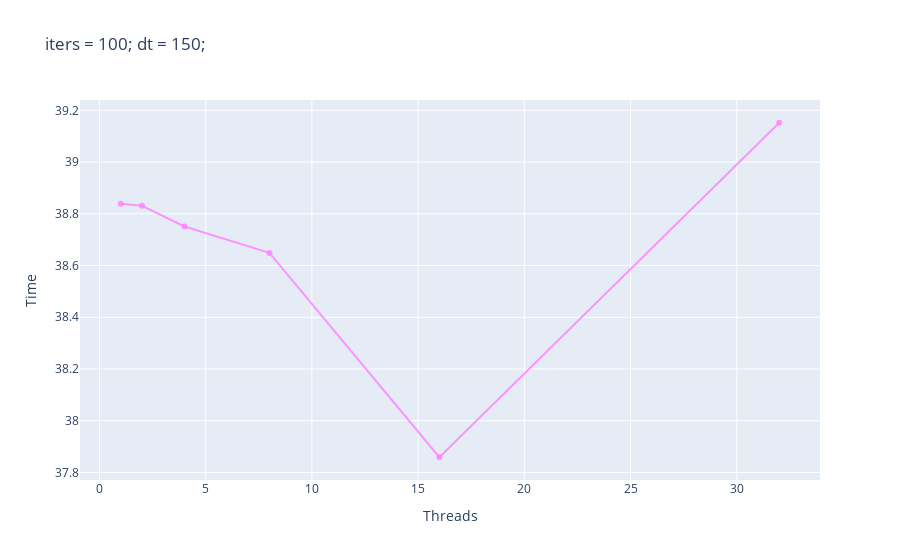

Write notebook code for a chart like this one.
### Code cell
trace1 = go.Scatter(
                    x = data['threads'],
                    y = data['time-dt=150/iters=100'],
                    mode = "lines+markers",
                    name = "dt=300/iters=100",
                    marker = dict(color = 'rgba(255, 128, 255, 0.8)')
                    )
d = [trace1]
layout = dict(title = 'iters = 100; dt = 150;',
              xaxis = dict(title= 'Threads', ticklen= 5, zeroline= False),
              yaxis = dict(title= 'Time', ticklen= 5, zeroline= False)
             )
fig = dict(data = d, layout = layout)
iplot(fig)

### Figure 1 — Plotly figure (JSON) as saved in the notebook; plotly's stock layout.template omitted (floating-point values rounded to 4 significant figures)
{"data": [{"marker": {"color": "rgba(255, 128, 255, 0.8)"}, "mode": "lines+markers", "name": "dt=300/iters=100", "type": "scatter", "x": [1, 2, 4, 8, 16, 32], "y": [38.84, 38.83, 38.75, 38.65, 37.86, 39.15]}], "layout": {"title": {"text": "iters = 100; dt = 150;"}, "xaxis": {"ticklen": 5, "title": {"text": "Threads"}, "zeroline": false}, "yaxis": {"ticklen": 5, "title": {"text": "Time"}, "zeroline": false}}}
